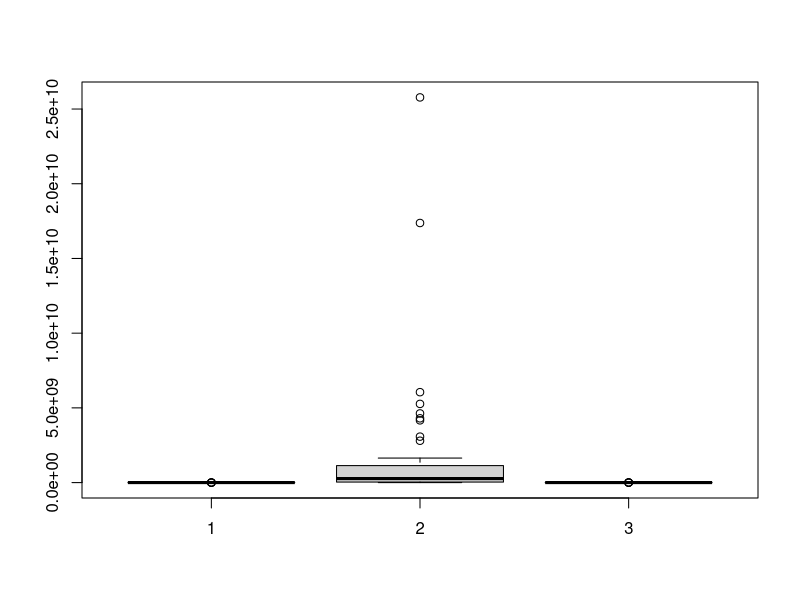

Write the R code that produced this figure.
rm(list = ls())

xmin = -10
xmax = 10
vmin = -0.5
vmax = 0.5

n_part = 100
n_var = 2
max_iter = 100
rodadas = 50

#particulas
X =  matrix (runif ( n_part *n_var, xmin, xmax), ncol = n_var)

#velocidades
V = matrix (runif ( n_part *n_var, vmin, vmax), ncol = n_var)

fobj = function(x)
    sum(x^2)/sqrt(abs(max(x)))

res = NULL

pso = function(X, Y, V, xmin, xmax, vmin, vmax, n_part, n_var, max_iter, use='n'){
    c1 = c2 = 2.05

    #memoria
    Y = X

    fx = apply(X,1,fobj)

    gBest = X[which.max(fx),]

    if(use == 'k'){
        fi = c1 + c2
        k = 2/(abs(2-fi-sqrt((fi*fi) - 4*fi)))
    }
    else{
        k = 1
    }
    w = 1

    #X11()
    for (i in 1:max_iter){
        #cat("inIter=", i, "gBest=", gBest," gBestVal=", max(fx),"\n")
        #plot(X,xlim = c(xmin,xmax),ylim = c(xmin,xmax))
        #points(Y,col = 2)
        #points(gBest[1], gBest[2], col=3, pch="X")
        #Sys.sleep(0.1)

        r1 = runif(1)
        r2 = runif(1)

        V = k*(w*V + c1 *r1* (Y-X) + c2 *r2* t(gBest - t(X)))
        V [V > vmax] = vmax
        V [V < vmin] = vmin

        if(use == 'w'){
            w = 1 - (i/max_iter)
        }

        X = X+V
        X [X > xmax] = xmax
        X [X < xmin] = xmin


        fx_novo = apply (X,1,fobj)
        pos = fx_novo > fx

        if(length(pos) > 0){
            Y[pos, ] = X[pos, ]
            fx[pos] = fx_novo[pos]
            gBest = Y[which.max(fx),]
        }
    }
    max(fx)
}

for(j in 1:rodadas){
    cat("\r", (j*100)/rodadas, "%")
    bestK = pso(X, Y, V, xmin, xmax, vmin, vmax, n_part, n_var, max_iter, 'k')
    bestW = pso(X, Y, V, xmin, xmax, vmin, vmax, n_part, n_var, max_iter, 'w')
    bestN = pso(X, Y, V, xmin, xmax, vmin, vmax, n_part, n_var, max_iter)

    res = rbind(res, c(bestN, bestW, bestK))
}


boxplot(res)

tabela_grupos = NULL
for(g in 1:ncol(res)){
    tabela_grupos = rbind(tabela_grupos, cbind(g, res[,g]))
}

pairwise.wilcox.test(tabela_grupos[,2], tabela_grupos[,1])